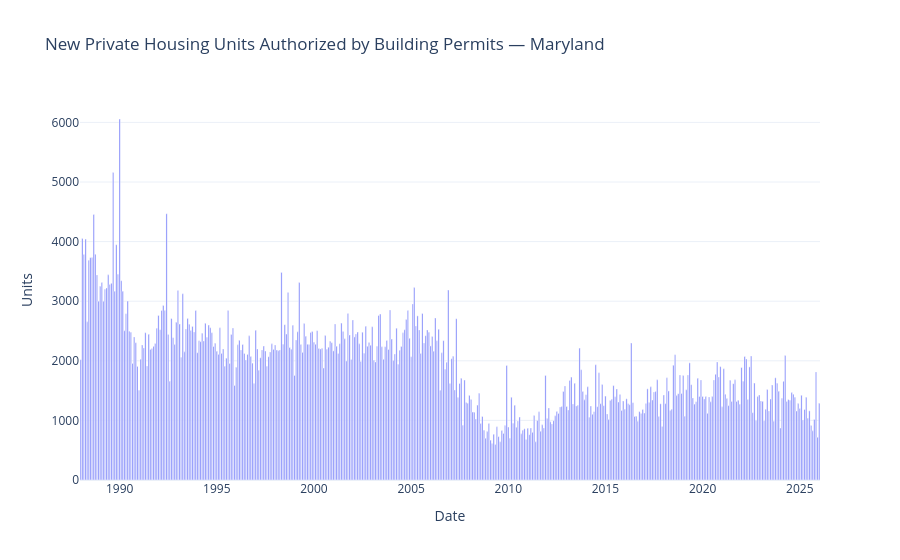

Notebook source saved alongside this figure:
### Code cell
title = FRED_SERIES_TITLES["building_permits"]
df_m = housing_df[housing_df["metric"] == title].sort_values("date")

fig = go.Figure()
fig.add_trace(go.Bar(
    x=df_m["date"],
    y=df_m["value"],
    name="Building Permits"
))

fig.update_layout(
    title="New Private Housing Units Authorized by Building Permits — Maryland",
    xaxis_title="Date",
    yaxis_title="Units",
    template="plotly_white"
)

fig.show()

### Figure 1 — Plotly figure (JSON) as saved in the notebook; plotly's stock layout.template omitted (floating-point values rounded to 4 significant figures; data arrays with more than 128 entries replaced by an {"elided": "..."} marker saying what was removed)
{"data": [{"name": "Building Permits", "type": "bar", "x": {"elided": "457 str values"}, "y": {"elided": "457 float values"}}], "layout": {"title": {"text": "New Private Housing Units Authorized by Building Permits — Maryland"}, "xaxis": {"title": {"text": "Date"}}, "yaxis": {"title": {"text": "Units"}}}}
